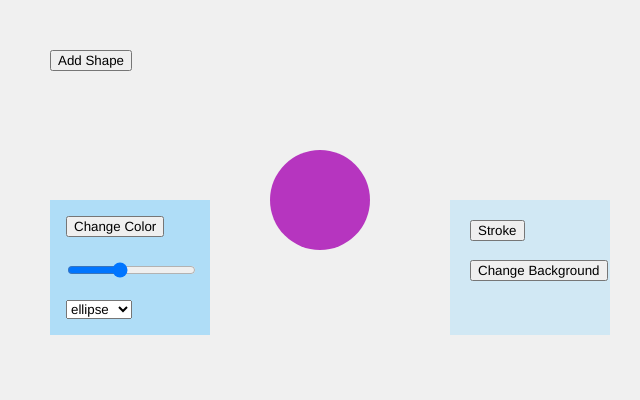
Frame 1 (no input)
Frame 60 (no input): identical to frame 1, image omitted
Frame 120 (the mouse pressed at the canvas centre since frame 60): identical to frame 1, image omitted

The p5.js sketch that drew this single still picture (run headless with seeded random() and noise() and a simulated clock; from frame 60 on, the mouse is pressed at the canvas centre):

// p5.js sketch
// ── sketch.js
let colorBtn, sizeSlider, shapeSelect, strokeBtn, bgBtn;
let shapeColor, bgColor;

function setup() {
  createCanvas(640, 400);
  noStroke();
  textFont("Helvetica, Arial, sans-serif");

  controlPanel = createDiv();
  controlPanel.position(50, 200);
  controlPanel.size(60, 35);
  controlPanel.style("padding", "50px");
  controlPanel.style("background", "#AFDDF7");
  
  controlPanel2 = createDiv();
  controlPanel2.position(450, 200);
  controlPanel2.size(60, 35);
  controlPanel2.style("padding", "50px");
  controlPanel2.style("background", "#8ED4FA50");
  
  // starting color
  shapeColor = color(random(255), random(255), random(255));
  bgColor = color(240);

  // Button: change color
  colorBtn = createButton("Change Color");
  colorBtn.position(16, 16);
  colorBtn.mousePressed(randomShapeColor);
  
  function randomShapeColor() {
    shapeColor = color(random(255), random(255), random(255));
  }

  // Slider: controls size
  sizeSlider = createSlider(20, 220, 100, 1);
  sizeSlider.position(15, 60);

  // Dropdown: choose shape
  shapeSelect = createSelect();
  shapeSelect.position(16, 100);
  shapeSelect.option("ellipse");
  shapeSelect.option("rect");
  shapeSelect.option("triangle");
  
  addShape = createButton("Add Shape");
  addShape.position(50, 50);
  addShape.class("big-btn");
  addShape.mousePressed(removeElements);
 
  sizeSlider.parent(controlPanel);
  shapeSelect.parent(controlPanel);
  colorBtn.parent(controlPanel);
  
  strokeBtn = createButton("Stroke");
  let hasStroke = false;
  strokeBtn.position(20, 20);
  strokeBtn.mousePressed(() => {
    hasStroke = !hasStroke;
    if (hasStroke) {
      stroke(0);
      strokeWeight(3);
    }
    else {
      noStroke();
    }
  });
  
  bgBtn = createButton("Change Background");
  bgBtn.position(20, 60);
  bgBtn.mousePressed(() => {
    bgColor = color(random(255));
  });
  
  strokeBtn.parent(controlPanel2);
  bgBtn.parent(controlPanel2);
}

function draw() {
  background(bgColor);

  push();
  translate(width / 2, height / 2);
  let s = sizeSlider.value();

  fill(shapeColor);

  // draw chosen shape
  let choice = shapeSelect.value();
  if (choice === "ellipse") {
    ellipse(0, 0, s, s);
  } else if (choice === "rect") {
    rectMode(CENTER);
    rect(0, 0, s, s);
  } else if (choice === "triangle") {
    triangle(-s * 0.6, s * 0.5, 0, -s * 0.6, s * 0.6, s * 0.5);
  }
  pop();
}
// ── style.css
.big-btn {
  font-size: 24px;
  padding: 12px 24px;     
  background-color: #082E5B; 
  color: white;
  border: solid 1px white;
  border-radius: 12px;
  cursor: pointer; 
}

.big-btn:hover {
  background-color: #A7356E; 
}
